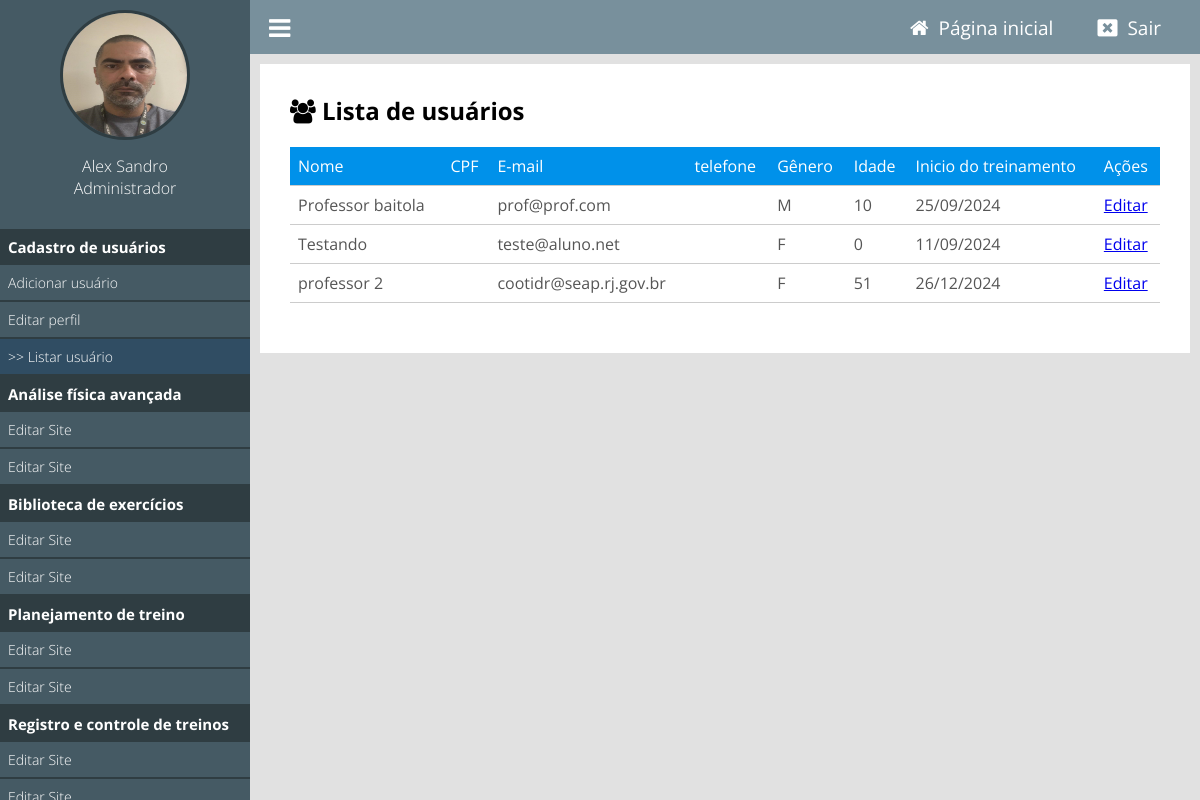
The app's page /painel/listar-usuarios (signed in), older data.
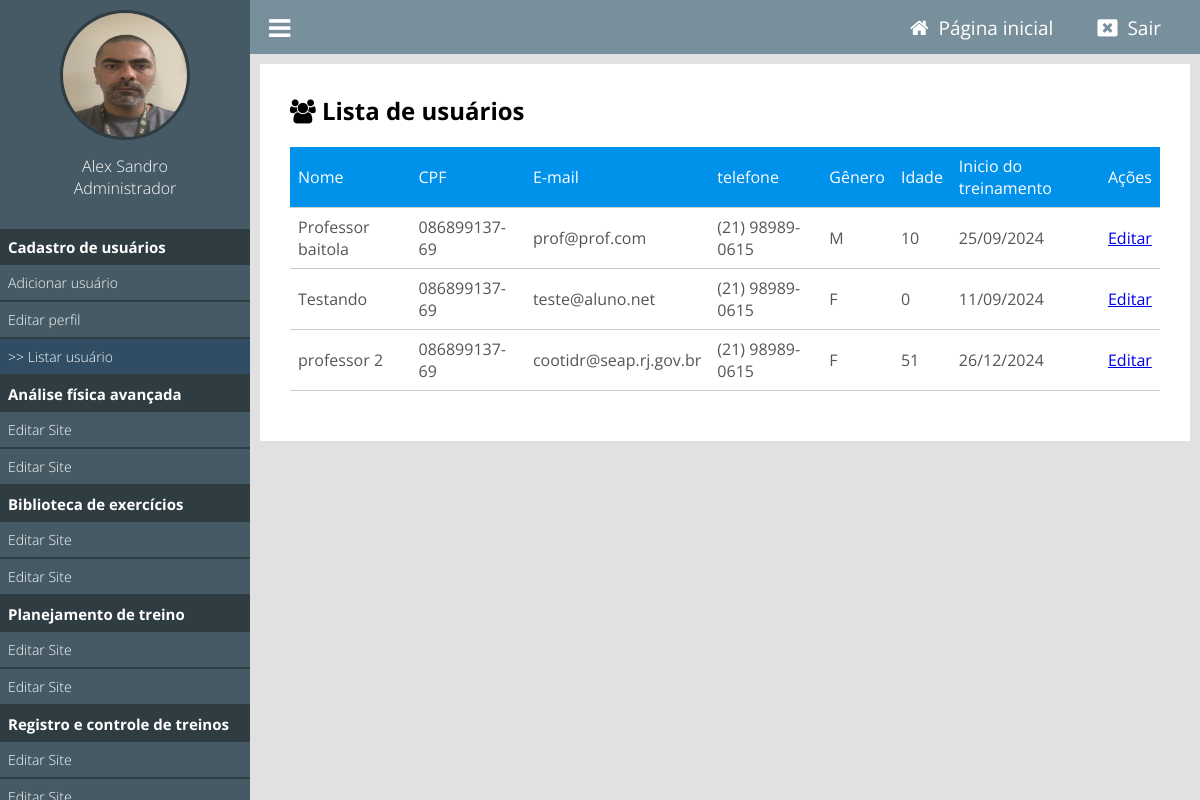
The same page, newer data.
### classes/MySql.php (called while the page is built)
<?php
    class MySql{
        private static $pdo;
        public static function conectar(){
            if(self::$pdo == null){
                try{
                    self::$pdo = new PDO('mysql:host='.HOST.';dbname='.DATABASE,USER,PASSWORD,array(PDO::MYSQL_ATTR_INIT_COMMAND => "SET NAMES utf8"));
                    self::$pdo->setAttribute(PDO::ATTR_ERRMODE,PDO::ERRMODE_EXCEPTION);
                }catch(Exception $e) {
                    echo 'erro ao conectar, tente novamente mais tarde';
                }
            }
            return self::$pdo;
        }
    }
?>

### painel/pages/listar-usuarios.php (the view, shortened to what this page needs)
<?php
require_once('../config.php');
$professorID = $_SESSION['id'];
$sql = MySql::conectar()->prepare("SELECT * FROM `tb_admin.usuarios` WHERE professor_id = ?");
$sql->execute(array($professorID));
$usuarios = $sql->fetchAll();
?>
    <div class="box-content">
        <h2><i class="fa fa-users" aria-hidden="true"></i> Lista de usuários</h2>
        <table>
                        <tr>
                            <td>Nome</td>
                            <td>CPF</td>
                            <td>E-mail</td>
                            <td>telefone</td>
                            <td>Gênero</td>
                            <td>Idade</td>
                            <td>Inicio do treinamento</td>
                            <td>Ações</td>
                        </tr>
                <?php if(count($usuarios) > 0): ?>
                    <?php foreach($usuarios as $usuario): ?>
                        <tr>
                            <td><?php echo $usuario['nome']; ?></td>
                            <td><?php echo $usuario['cpf']; ?></td>
                            <td><?php echo $usuario['email']; ?></td>
                            <td><?php echo $usuario['telefone']; ?></td>
                            <td><?php echo $usuario['sexo']; ?></td>
                            <td>
                                <?php
                                    $dataNascimento = new DateTime($usuario['data_nascimento']);
                                    $hoje = new DateTime();
                                    $idade = $hoje->diff($dataNascimento)->y;
                                    echo $idade;
                                ?>
                            </td>
                            <td><?php echo (new DateTime($usuario['data_inicio']))->format('d/m/Y'); ?></td>
                            <td>
                                <a href="editar_usuario.php?id=<?php echo $usuario['id']; ?>">Editar</a>
                            </td>
                        </tr>
                    <?php endforeach; ?>
                <?php else: ?>
                    <tr>
                        <td colspan="5">Nenhum aluno cadastrado.</td>
                    </tr>
                <?php endif; ?>
        </table>
    </div>

### painel/index.php
<?php
    include('../config.php');
    if(Painel::logado() == false){
        include('login.php');
    } else {
        include('main.php');
    }
?>

### painel/main.php (shortened to what this page needs)
<!DOCTYPE html>
<html lang="pt-br">
<head>
    <link rel="stylesheet" href="https://cdnjs.cloudflare.com/ajax/libs/font-awesome/4.7.0/css/font-awesome.min.css">
    <link href="<?php echo INCLUDE_PATH_PAINEL ?>css/style.css" rel="stylesheet"/>
</head>
<body>
<div class="menu">
    <div class="menu-wraper">
        <div class="box-usuario">
            <?php
                if($_SESSION['img'] == ''){
            ?>
                <div class="avatar-usuario">
                    <i class="fa fa-user"></i>
                </div>
            <?php } else { ?>
                <div class="imagem-usuario">
                    <img src="<?php echo INCLUDE_PATH_PAINEL ?>uploads/<?php echo $_SESSION['img']; ?>" />
                </div>
            <?php } ?>
            <div class="nome-usuario">
                <p><?php echo $_SESSION['nome']; ?></p>
                <p><?php echo pegaCargo($_SESSION['cargo']); ?></p>
            </div>
        </div>
        <div class="items-menu">
            <h2>Cadastro de usuários</h2>
            <a <?php selecionadoMenu('adicionar-usuario'); ?> <?php verificaPermissaoMenu(1); ?> href="<?php echo INCLUDE_PATH_PAINEL ?>adicionar-usuario">Adicionar usuário</a>
            <a <?php selecionadoMenu('editar-perfil'); ?>href="<?php echo INCLUDE_PATH_PAINEL ?>editar-perfil">Editar perfil</a>
            <a <?php selecionadoMenu('listar-usuarios'); ?> <?php verificaPermissaoMenu(1); ?> href="<?php echo INCLUDE_PATH_PAINEL ?>listar-usuarios">Listar usuário</a>
            <h2>Análise física avançada</h2>
            <a <?php selecionadoMenu('editar-site'); ?>href="">Editar Site</a>
            <a <?php selecionadoMenu('editar-site'); ?>href="">Editar Site</a>
            <h2>Biblioteca de exercícios</h2>
            <a <?php selecionadoMenu('editar-site'); ?>href="">Editar Site</a>
            <a <?php selecionadoMenu('editar-site'); ?>href="">Editar Site</a>
            <h2>Planejamento de treino</h2>
            <a <?php selecionadoMenu('editar-site'); ?>href="">Editar Site</a>
            <a <?php selecionadoMenu('editar-site'); ?>href="">Editar Site</a>
            <h2>Registro e controle de treinos</h2>
            <a <?php selecionadoMenu('editar-site'); ?>href="">Editar Site</a>
            <a <?php selecionadoMenu('editar-site'); ?>href="">Editar Site</a>
        </div>
    </div>
</div>
    <header>
        <div class="center">
            <div class="menu-btn">
                <i class="fa fa-bars"></i>
            </div>
            <div class="logout">
                <a <?php if(@$_GET['url'] == ''){ ?> style="background: #60727a; padding: 8px 15px;" <?php } ?> href="<?php echo INCLUDE_PATH_PAINEL ?>"><i class="fa fa-home"></i><span>Página inicial</span></a>
                <a href="<?php echo INCLUDE_PATH_PAINEL ?>?logout"><i class="fa fa-window-close"></i><span>Sair</span></a>
            </div>
        </div>
    </header>
<div class="content">
    <?php Painel::loadPage(); ?>
</div>
</body>
</html>

### config.php (shortened to what this page needs)
<?php
	function pegaCargo($indice){
		return Painel::$cargos[$indice];
	}
	function selecionadoMenu($par) {
		$url = isset($_GET['url']) ? explode('/', filter_var($_GET['url'], FILTER_SANITIZE_URL))[0] : '';
		if ($url === $par) {
			echo 'class="menu-active"';
		}
	}
	function verificaPermissaoMenu($permissao){
		if($_SESSION['cargo'] >= $permissao){
			return;
		} else {
			echo 'style="display:none;"';
		}
	}
?>

### classes/Painel.php (shortened to what this page needs)
<?php
    class Painel {
        public static function logado(){
            return isset($_SESSION['login']) ? true : false;
        }
        public static function loadPage(){
            if(isset($_GET['url'])){
                $url = explode('/',$_GET['url']);
                if(file_exists('pages/'.$url[0].'.php')){
                    include('pages/'.$url[0].'.php');
                } else {
                    header('Location: '.INCLUDE_PATH_PAINEL);
                }
            } else {
                include('pages/home.php');
            }
        }
    }
?>

### painel/css/style.css (style rules this page uses)
* { margin: 0; padding: 0; box-sizing: border-box; font-family: 'Open Sans', sans-serif; }
html,body { height: 100%; background: rgb(225,225,225); }
body { overflow-x: hidden; }
.center { padding: 0 2%; margin: 0 auto; }
header { position: relative; left: 250px; padding: 10px 0; background: #78909C; width: calc(100% - 250px); }
.logout { float: right; }
.logout a { padding: 0 20px; position: relative; top: 4px; color: white; font-size: 20px; text-decoration: none; }
.logout a > span { text-decoration: none; font-size: 19px; padding-left: 10px; }
.menu-btn { float: left; cursor: pointer; font-size: 25px; color: white; }
.menu-wraper { width: 250px; }
div.menu { overflow-x: hidden; overflow-y: auto; height: 100%; padding: 10px 0; position: fixed; left: 0; top: 0; background: #455A64; float: left; width: 250px; }
div.box-usuario { text-align: center; }
.imagem-usuario > img { display: inline-block; width: 130px; height: 130px; border-radius: 50%; border: 3px solid #2F3D42; }
.nome-usuario { text-align: center; margin-top: 10px; }
.nome-usuario p { color: white; font-size: 16px; font-weight: 300; }
.content { width: calc(100% - 250px); position: relative; left: 250px; padding: 10px; }
.box-content { background: white; padding: 30px; margin-bottom: 20px; }
table { margin: 20px 0; width: 100%; border-collapse: collapse; }
table tr:nth-of-type(1) { background: #0091ea; color: white; }
table tr { color: #555; border-bottom: 1px solid #ccc; }
table td { padding: 8px; }
.items-menu { margin-top: 30px; }
.items-menu h2 { text-align: left; font-weight: bold; font-size: 15px; background: #2F3D42; color: white; padding: 8px; }
.items-menu a { display: block; padding: 8px; font-weight: 300; font-size: 14px; text-decoration: none; color: white; border-bottom: 2px solid #2F3D42; }
.menu-active { background: #304D63; }
.menu-active::before { content: '>> '; }

Row changes from the older to the newer data that the page shows:
changed tb_admin.usuarios "Professor baitola": cpf (not shown) → "086899137-69"; telefone (not shown) → "(21) 98989-0615"
changed tb_admin.usuarios "Testando": cpf (not shown) → "086899137-69"; telefone (not shown) → "(21) 98989-0615"
changed tb_admin.usuarios "professor 2": cpf (not shown) → "086899137-69"; telefone (not shown) → "(21) 98989-0615"
